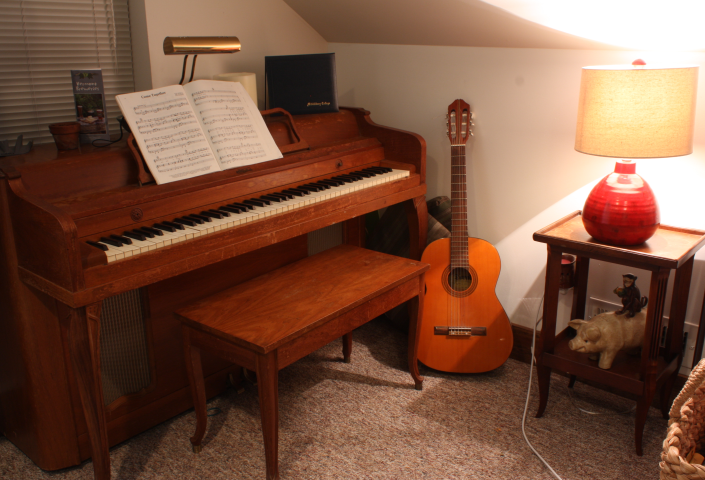
#> input picture lab05/data/im0.png, 1410 x 960 px (shown at 1/2 size); its folder holds 3 pictures in this run
$ python disparity.py
#> lines starting #> are read from the running program, lines starting #| are printed output that depends on the picture; after the words box and inside, x2 and y2 are one past the last pixel; in counts of white or black regions, pixels touching at a corner belong together
### lab05/src/utils.py
# common stuff: loading the Middlebury pair, calibration, disparity with BM / SGBM, error metrics

import csv
import os

import cv2
import numpy as np

LAB = os.path.dirname(os.path.dirname(os.path.abspath(__file__)))
DATA = os.path.join(LAB, "data")
RESULTS = os.path.join(LAB, "results")
FIG = os.path.join(LAB, "figures")
TMP = os.path.join(RESULTS, "tmp")   # intermediate arrays passed between the scripts, not in the repo

os.makedirs(TMP, exist_ok=True)
os.makedirs(FIG, exist_ok=True)

SCALE = 0.5        # the images in data/ are half of the original size
GT_FACTOR = 64     # ground truth is stored as 16-bit png: value = disparity * 64, 0 = unknown


# [29 lines left out: functions read_calib, scaled_calib, not called in this run]


def load_pair(kind=""):
    # kind = "" for the perfect pair, "_imperfect" for the imperfectly rectified one
#> called with kind = ''
    left = cv2.imread(os.path.join(DATA, f"im0{kind}.png"))
#> left is the input picture: shape (960, 1410, 3); mean B, G, R 62.3, 82.3, 121.4
    right = cv2.imread(os.path.join(DATA, f"im1{kind}.png"))
    return left, right


def load_gt(name="disp0_gt.png"):
    # disparity in px of the half-size image, nan where unknown
#> called with name = 'disp0_gt.png'
    raw = cv2.imread(os.path.join(DATA, name), cv2.IMREAD_UNCHANGED).astype(np.float32)
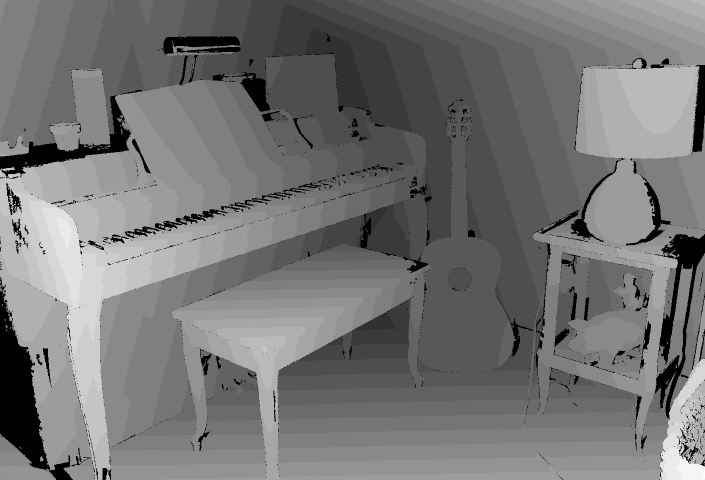
#> input picture lab05/data/disp0_gt.png, 1410 x 960 px (shown at 1/2 size)
#> raw: shape (960, 1410) float32; min 0, max 6673, mean 3166.8
    disp = raw / GT_FACTOR
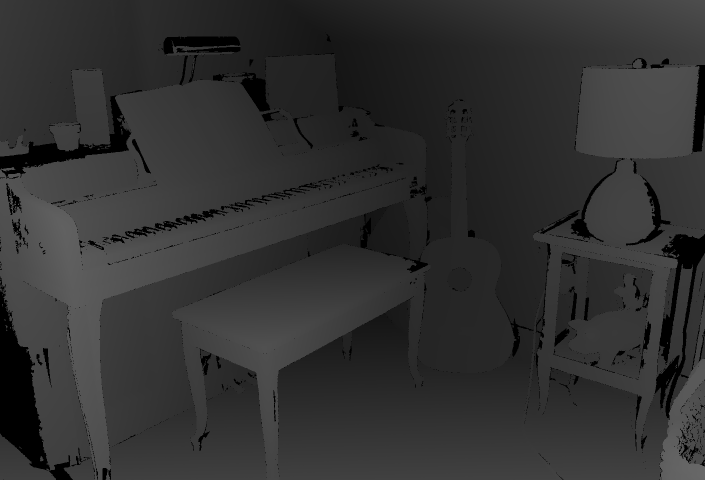
#> disp: shape (960, 1410) float32 (shown at 1/2 size); min 0, max 104.3, mean 49.5
    disp[raw == 0] = np.nan
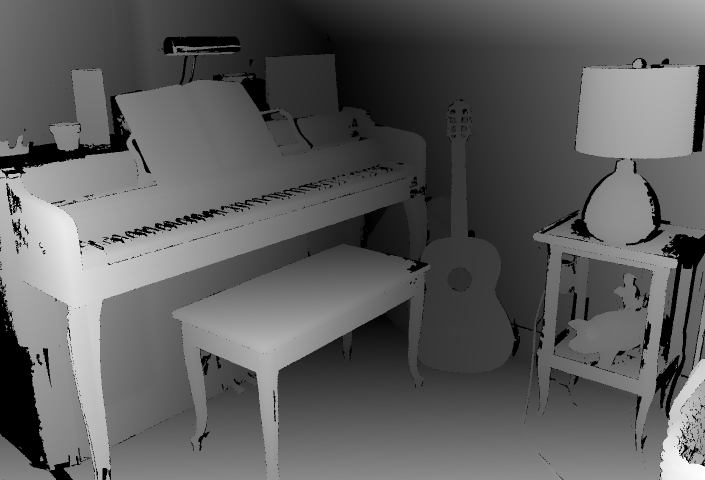
#> disp: shape (960, 1410) float32 (shown at 1/2 size); 5.8% of pixels changed, all inside (x1, y1, x2, y2) = (0, 64, 1410, 960); drawn with min black, max white, NaN and infinite black
    return disp


def make_matcher(method, num_disp, block, uniq, channels=1):
    # the same extra settings for both: speckle filter and left-right check
    if method == "BM":
        m = cv2.StereoBM_create(numDisparities=num_disp, blockSize=block)
        m.setUniquenessRatio(uniq)
        m.setSpeckleWindowSize(100)
        m.setSpeckleRange(2)
        m.setDisp12MaxDiff(1)
        return m
    # smoothness penalties: the usual 8 * cn * bs^2 and 32 * cn * bs^2
    return cv2.StereoSGBM_create(
        minDisparity=0, numDisparities=num_disp, blockSize=block,
        P1=8 * channels * block ** 2, P2=32 * channels * block ** 2,
        uniquenessRatio=uniq, speckleWindowSize=100, speckleRange=2, disp12MaxDiff=1)


def compute_disparity(method, left, right, num_disp, block, uniq, color=False):
    # both work on gray images (SGBM on color overflows its 16-bit costs for blocks >= 13, see
    # disparity.py); the result is fixed point * 16, invalid pixels get (minDisparity - 1) * 16 = -16
    m = make_matcher(method, num_disp, block, uniq, 3 if color else 1)
    if not color:
        left = cv2.cvtColor(left, cv2.COLOR_BGR2GRAY)
        right = cv2.cvtColor(right, cv2.COLOR_BGR2GRAY)
    raw = m.compute(left, right)
    disp = raw.astype(np.float32) / 16.0
    disp[raw < 0] = np.nan
    return disp


# [31 lines left out: functions metrics, occlusion_mask, not called in this run]


def depth_from_disparity(disp, cal):
    # Middlebury convention: Z = f * B / (d + doffs), B in mm -> Z in m
    return cal["f"] * cal["B"] / (disp + cal["doffs"]) / 1000.0


# [5 lines left out: function save_csv, not called in this run]

### lab05/src/disparity.py
# Lab 5, part C: StereoBM and StereoSGBM, grid of parameters (about 15 minutes)

import os
import time

import matplotlib
matplotlib.use("Agg")
import matplotlib.pyplot as plt
import numpy as np

from utils import FIG, compute_disparity, load_gt, load_pair, metrics, save_csv

np.random.seed(42)

left, right = load_pair()
gt = load_gt()
print(f"ground truth: {np.mean(~np.isnan(gt)) * 100:.1f} % known, "
      f"disparity {np.nanmin(gt):.1f}...{np.nanmax(gt):.1f} px")
#> (printed output is left out)

# Step 8. Grid of experiments
NUM_DISP = [64, 128, 192]
BLOCK = [5, 9, 15, 21]
UNIQ = [5, 10, 15]
RUNS = 3   # time = median of 3 runs

rows = []
for method in ["BM", "SGBM"]:
    for nd in NUM_DISP:
        for bs in BLOCK:
            for ur in UNIQ:
                times = []
                for _ in range(RUNS):
                    start = time.perf_counter()
#> (the run stopped early here; a loop or call above may not have finished)
